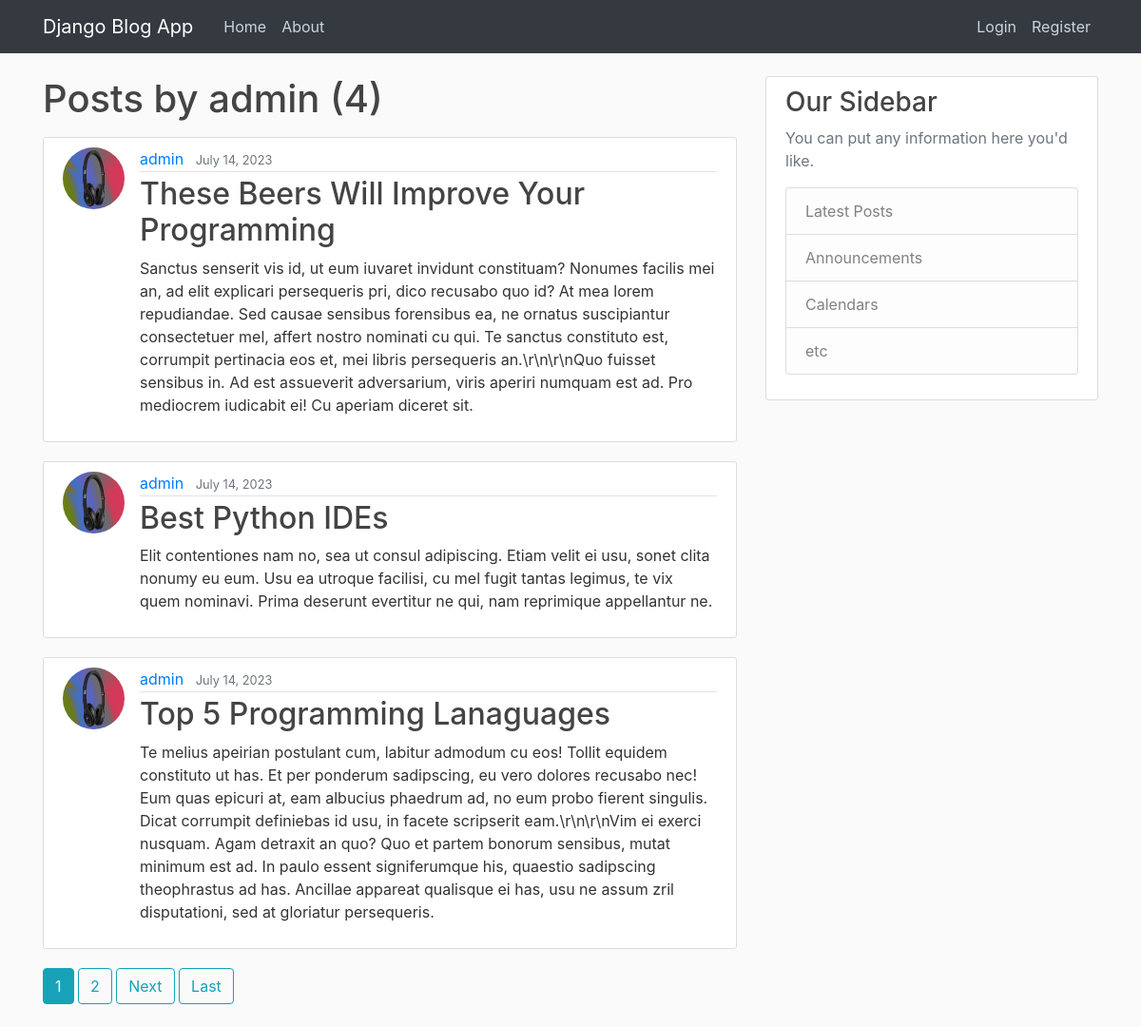
Screenshot of /user/admin with the database file from the repository.
### blog_app/models.py (models this page shows, shortened)
class Post(models.Model):
    title = models.CharField(max_length=100)
    content = models.TextField()
    date_posted = models.DateTimeField(default=timezone.now)
    author = models.ForeignKey(User, on_delete=models.CASCADE)

### users/models.py (models this page shows, shortened)
class Profile(models.Model):
    user = models.OneToOneField(User, on_delete=models.CASCADE)
    image = models.ImageField(default='default.jpg', upload_to='profile_pics')

### blog_app/views.py (the view)
# urls.py: path('user/<str:username>', UserPostListView.as_view(), name='user-posts'),
class UserPostListView(ListView):
    model = Post
    template_name = 'blog_app/user_posts.html'  # <app>/<model>_<viewtype>.html
    context_object_name = 'posts'
    paginate_by = 3
    def get_queryset(self):
        user = get_object_or_404(User, username=self.kwargs.get('username'))
        return Post.objects.filter(author=user).order_by('-date_posted')

### blog_app/templates/blog_app/user_posts.html (shortened to what this page needs)
{% extends "blog_app/base.html" %}
{% block content %}
    <h1 class="mb-3">Posts by {{ view.kwargs.username }} ({{ page_obj.paginator.count }})</h1>
    {% for post in posts %}
        <article class="media content-section">
          <img class="rounded-circle article-img" src="{{ post.author.profile.image.url }}">
          <div class="media-body">
            <div class="article-metadata">
              <a class="mr-2" href="{% url 'user-posts' post.author.username %}">{{ post.author }}</a>
              <small class="text-muted">{{ post.date_posted|date:"F d, Y" }}</small>
            </div>
            <h2><a class="article-title" href="{% url 'post-detail' post.id %}">{{ post.title }}</a></h2>
            <p class="article-content">{{ post.content }}</p>
          </div>
        </article>
    {% endfor %}
    {% if is_paginated %}
      {% for num in page_obj.paginator.page_range %}
        {% if page_obj.number == num %}
          <a class="btn btn-info mb-4" href="?page={{ num }}">{{ num }}</a>
        {% elif num > page_obj.number|add:'-3' and num < page_obj.number|add:'3' %}
          <a class="btn btn-outline-info mb-4" href="?page={{ num }}">{{ num }}</a>
        {% endif %}
      {% endfor %}
      {% if page_obj.has_next %}
        <a class="btn btn-outline-info mb-4" href="?page={{ page_obj.next_page_number }}">Next</a>
        <a class="btn btn-outline-info mb-4" href="?page={{ page_obj.paginator.num_pages }}">Last</a>
      {% endif %}
    {% endif %}
{% endblock content %}

### blog_app/static/blog_app/main.css (style rules this page uses)
body { background: #fafafa; color: #333333; margin-top: 5rem; }
h1, h2, h3, h4, h5, h6 { color: #444444; }
.content-section { background: #ffffff; padding: 10px 20px; border: 1px solid #dddddd; border-radius: 3px; margin-bottom: 20px; }
.article-title { color: #444444; }
.article-content { white-space: pre-line; }
.article-img { height: 65px; width: 65px; margin-right: 16px; }
.article-metadata { padding-bottom: 1px; margin-bottom: 4px; border-bottom: 1px solid #e3e3e3 }

### rows the page displays
Post: author.profile.image (placeholder picture), author "admin", date_posted "July 14, 2023", title "These Beers Will Improve Your Programming", content "Sanctus senserit vis id, ut eum iuvaret invidunt constituam? Nonumes facilis mei an, ad elit explicari persequeris pri, dico recusabo quo id? At mea lorem repudiandae. Sed causae sensibus forensibus ea, ne ornatus suscipiantur consectetuer mel, affert nostro nominati cu qui. Te sanctus constituto est, corrumpit pertinacia eos et, mei libris persequeris an.\\r\\n\\r\\nQuo fuisset sensibus in. Ad est assueverit adversarium, viris aperiri numquam est ad. Pro mediocrem iudicabit ei! Cu aperiam diceret sit."
Post: author.profile.image (placeholder picture), author "admin", date_posted "July 14, 2023", title "Best Python IDEs", content "Elit contentiones nam no, sea ut consul adipiscing. Etiam velit ei usu, sonet clita nonumy eu eum. Usu ea utroque facilisi, cu mel fugit tantas legimus, te vix quem nominavi. Prima deserunt evertitur ne qui, nam reprimique appellantur ne."
Post: author.profile.image (placeholder picture), author "admin", date_posted "July 14, 2023", title "Top 5 Programming Lanaguages", content "Te melius apeirian postulant cum, labitur admodum cu eos! Tollit equidem constituto ut has. Et per ponderum sadipscing, eu vero dolores recusabo nec! Eum quas epicuri at, eam albucius phaedrum ad, no eum probo fierent singulis. Dicat corrumpit definiebas id usu, in facete scripserit eam.\\r\\n\\r\\nVim ei exerci nusquam. Agam detraxit an quo? Quo et partem bonorum sensibus, mutat minimum est ad. In paulo essent signiferumque his, quaestio sadipscing theophrastus ad has. Ancillae appareat qualisque ei has, usu ne assum zril disputationi, sed at gloriatur persequeris."

### other values shown
{{ view.kwargs.username }} "admin"
{{ page_obj.paginator.count }} "4"
{{ num }} "1"
{{ num }} "2"
